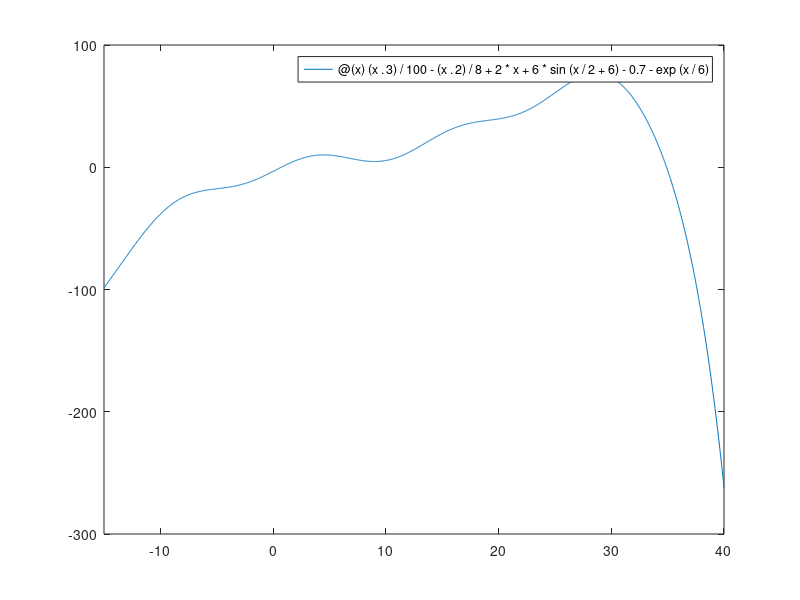

This chart was generated by the following MATLAB code: (Note: this script raises an error after producing the figure.)
%% part 2 and 3 with step 1-4
f = @(x) (x.^3)/100 - (x.^2)/8 + 2*x + 6*sin(x/2 + 6) - 0.7 - exp(x/6);
df = @(x) 3*(x.^2)/100 - x/4 + 2 + 3*cos(x/2 + 6) - exp(x/6)/6;

% where f(l) and f(r) have opposite signs
L = 0; R = 1;

% checking signs to make sure a root is inside
fprintf('f(L) = %.4f, f(R) = %.4f\n', f(L), f(R));

figure;
fplot(f, [-15 40]);     
yline(0,'--');           % horizontal line at y=0
grid on;
title('checking where roots are');
xlabel('x'); ylabel('f(x)');

% midpoint for newton start
M = (L + R)/2;

% running all mthds using new generic solvers
% step 1: saving iterates in glist1/glist2/glist3
% step 2: roots below are the reference used for errors right after
[root_bisect, itb, flagb, glist1] = bisection_solver(f, L, R, 1e-6, 1e-6, 200);
[root_newton, itn, flagn, glist2] = newton_solver(@(x) deal(f(x), df(x)), M, 1e-6, 1e-6, 100);
[root_secant, its, flags, glist3] = secant_solver(f, L, R, 1e-6, 1e-6, 100);

% printing results
fprintf('bisection root: %.6f  iters:%d flag:%d\n', root_bisect, itb, flagb);
fprintf('newton root: %.6f    iters:%d flag:%d\n', root_newton, itn, flagn);
fprintf('secant root: %.6f    iters:%d flag:%d\n', root_secant, its, flags);

% step 3: random trials to collect (xn, xn+1) pairs
rng(0);                  % fixed seed for repeatability
ntrials = 40;            % how many random runs per method

% containers for all pairs
bef_b = []; aft_b = [];
bef_n = []; aft_n = [];
bef_s = []; aft_s = [];

% bisection trials (random brackets near the same root)
for k = 1:ntrials
    a = -0.2 + 1.4*rand;           % random left in [-0.2, 1.2]
    b = a + 0.6 + 0.8*rand;        % random right at least 0.6 away
    if f(a)*f(b) > 0, continue, end

    [rk, itk, flagk, glk] = bisection_solver(f, a, b, 1e-6, 1e-6, 200);
    if flagk ~= 1 || numel(glk) < 2, continue, end

    % step 1: xn sequence lives in glk
    % step 2: error uses this run's root as reference
    ek = abs(glk - rk);

    % build (eps_n, eps_{n+1})
    bef_b = [bef_b, ek(1:end-1)];
    aft_b = [aft_b, ek(2:end)];
end

% newton trials (random single starts near the root)
for k = 1:ntrials
    x0 = -0.5 + 5.0*rand;          % random start in [-0.5, 1.5]
    [rk, itk, flagk, glk] = newton_solver(@(x) deal(f(x), df(x)), x0, 1e-6, 1e-6, 100);
    if flagk ~= 1 || numel(glk) < 2, continue, end

    ek = abs(glk - rk);
    bef_n = [bef_n, ek(1:end-1)];
    aft_n = [aft_n, ek(2:end)];
end

% secant trials (random pairs near the root)
for k = 1:ntrials
    x0 = -0.7 + 1*rand;
    x1 = -0.7 + 5.0*rand;
    if x0 == x1, x1 = x1 + 1e-3; end

    [rk, itk, flagk, glk] = secant_solver(f, x0, x1, 1e-6, 1e-6, 100);
    if flagk ~= 1 || numel(glk) < 2, continue, end

    ek = abs(glk - rk);
    bef_s = [bef_s, ek(1:end-1)];
    aft_s = [aft_s, ek(2:end)];
end

% quick check that step 3 collected data (and step 1/2/4 are in play)
fprintf('pairs collected -> bisection:%d  newton:%d  secant:%d\n', ...
    numel(bef_b), numel(bef_n), numel(bef_s));
if isempty(bef_b) || isempty(bef_n) || isempty(bef_s)
    warning('some method did not collect data correctly');
else
    disp('all methods produced data -> step 3 good');
end

%example for how to filter the error data
%currently have error_list0, error_list1, index_list
%data points to be used in the regression
bregx = []; % e_n
bregy = []; % e_{n+1}
%iterate through the collected data
for n=1:length(bef_b)
    %if the error is not too big or too small
    %and it was enough iterations into the trial...
    if bef_b(n)>1e-15 && bef_b(n)<1e-2 && ...
            aft_b(n)>1e-14 && aft_b(n)<1e-2 
        %then add it to the set of points for regression
        bregx(end+1) = bef_b(n);
        bregy(end+1) = aft_b(n);
    end
end

nregx = []; % e_n
nregy = []; % e_{n+1}
%iterate through the collected data
for n=1:length(bef_n)
    %if the error is not too big or too small
    %and it was enough iterations into the trial...
    if bef_n(n)>1e-15 && bef_n(n)<1e-2 && ...
            aft_n(n)>1e-14 && aft_n(n)<1e-2 
        %then add it to the set of points for regression
        nregx(end+1) = bef_n(n);
        nregy(end+1) = aft_n(n);
    end
end

sregx = []; % e_n
sregy = []; % e_{n+1}
%iterate through the collected data
for n=1:length(bef_s)
    %if the error is not too big or too small
    %and it was enough iterations into the trial...
    if bef_s(n)>1e-15 && bef_s(n)<1e-2 && ...
            aft_s(n)>1e-14 && aft_s(n)<1e-2 
        %then add it to the set of points for regression
        sregx(end+1) = bef_s(n);
        sregy(end+1) = aft_s(n);
    end
end

% combined plot to see all three on one figure
figure; grid on
loglog(bef_b, aft_b, 'ro', 'markerfacecolor','r', 'markersize',3)   % bisection
hold on;
loglog(bef_n, aft_n, 'go', 'markerfacecolor','g', 'markersize',3)   % newton
loglog(bef_s, aft_s, 'bo', 'markerfacecolor','b', 'markersize',3)   % secant
xlabel('\epsilon_n'); ylabel('\epsilon_{n+1}');
title('error map from random trials')
legend('bisection','newton','secant','location','best')
hold off

figure; grid on
loglog(bregx, bregy, 'ro', 'markerfacecolor','r', 'markersize',3)
hold on
loglog(nregx, nregy, 'ro', 'markerfacecolor','g', 'markersize',3)
loglog(sregx, sregy, 'ro', 'markerfacecolor','b', 'markersize',3)
[p_b, k_b] = generate_error_fit(bregx, bregy);
[p_n, k_n] = generate_error_fit(nregx, nregy);
[p_s, k_s] = generate_error_fit(sregx, sregy);
newtexp = abs(1/2)

figure
ms = glist1;                                  % step 1: xn sequence (bisection midpoints)
ms_err = abs(ms - root_bisect);               % step 2: error vs chosen reference root
bef = ms_err(1:end-1);                        % step 4: eps_n
aft = ms_err(2:end);                          % step 4: eps_{n+1}
loglog(bef, aft, "r.")                        % step 4: log-log plot of (eps_n, eps_{n+1})
loglog(bef, aft, 'ro', 'markerfacecolor','r','markersize',1);  % step 4: same points styled

function [root, it, flag, glist] = bisection_solver(f, L, R, Athresh, Bthresh, maxit)
    % part 2: bisection safeguard (make sure root is bracketed)
    if f(L)*f(R) > 0
        root = NaN; it = 0; flag = -1; % -1 = bad bracket
        return
    end
    glist = [];                             % step 1: start xn list
    % halving interval each loop
    it = 0; flag = 0;
    while (R - L)/2 > Athresh && it < maxit
        M = (L + R)/2;  
        glist(end+1) = M;                   % step 1: save iterate (midpoint)
        if abs(f(M)) < Bthresh
            root = M; flag = 1; return      % success by |f(x)| small
        end
        if f(L)*f(M) < 0
            R = M;                          % root in left half
        else
            L = M;                          % root in right hlf
        end
        it = it + 1;
    end
    root = (L + R)/2; flag = 1;             % final midpoint = root
end

function [root, it, flag, glist] = newton_solver(fun_both, x0, Athresh, Bthresh, maxit)
    % fast convergence near root
    % using slope to jump closer
    glist = [];                             % step 1: start xn list
    root = x0; it = 0; flag = 0;
    glist(end+1) = root;                    % step 1: save first guess
    [fx, dfx] = fun_both(root);
    while abs(fx) > Bthresh && it < maxit
        if dfx == 0
            flag = -2; return               % -2 = zero derivative
        end
        x_new = root - fx/dfx;              % updating step
        glist(end+1) = root;                % step 1: save iterate (kept as is)
        if abs(x_new - root) < Athresh
            root = x_new; flag = 1; return
        end
        root = x_new;
        [fx, dfx] = fun_both(root);
        it = it + 1;
    end
    flag = 1;
end

function [root, it, flag, glist] = secant_solver(f, x0, x1, Athresh, Bthresh, maxit)
    % no derivative needed
    % using secant line slope
    it = 0; flag = 0;
    f0 = f(x0); f1 = f(x1);
    glist = [];                             % step 1: start xn list
    glist(end+1) = x0;                      % step 1: save first two guesses
    glist(end+1) = x1;                      % step 1: save first two guesses
    while abs(f1) > Bthresh && it < maxit
        denom = (f1 - f0);
        if denom == 0
            root = x1; flag = -2; return    % -2 = zero denominator
        end
        x_next = x1 - f1*(x1 - x0)/denom;   % updating step
        glist(end+1) = x_next;              % step 1: save iterate
        if abs(x_next - x1) < Athresh
            root = x_next; flag = 1; return
        end
        x0 = x1; f0 = f1;
        x1 = x_next; f1 = f(x1);
        it = it + 1;
    end
    root = x1; flag = 1;
end


function [p,k] = generate_error_fit(x_regression,y_regression)
    %generate Y, X1, and X2
    %note that I use the transpose operator (’)
    %to convert the result from a row vector to a column
    %If you are copy-pasting, the ’ character may not work correctly
    Y = log(y_regression)';
    X1 = log(x_regression)';
    X2 = ones(length(X1),1);
    %run the regression
    coeff_vec = regress(Y,[X1,X2]);
    %pull out the coefficients from the fit
    p = coeff_vec(1);
    k = exp(coeff_vec(2));
end


% part 3 changes compared to part 2
% step 1
% kept saving iterates in glist for each method to capture xn sequence
% no refactor of solvers just made sure glist is recorded every iteration
%
% step 2
% still use the computed root from each run as the error reference
% errors are built as abs(xn - root) for each run
%
% step 3
% added random trials using rand to generate many starts and brackets near the root
% bisection uses random a and b with opposite signs
% newton uses random x0
% secant uses random x0 and x1
% only keep successful runs where flag is 1 and at least two iterates exist
% collect eps_n and eps_n+1 pairs by concatenating across trials
% added rng(0) for repeatability
%
% step 4
% built eps_n and eps_n+1 from the saved glist values
% made loglog plots of eps_n and eps_n+1 to visualize convergence order
% kept plotting style simple to match earlier code


% part 3 additions summary
% added rng(0) so results are repeatable when using random brackets/starts
% added ntrials loop to run many random bisection newton and secant trials
% for each trial collected the iterate list glk and built errors |xn - root|
% concatenated errors across trials to build large arrays of eps_n eps_n+1
% printed how many pairs each method produced as a quick sanity check
% added a combined plot with loglog axes to compare convergence visually
% red = bisection (linear slope ~1)
% green = newton (quadratic slope ~2)
% blue = secant (superlinear slope ~1.6)
% seeing a diagonal cluster for each color means step 3 is working
% bisection gives the most points since it takes more iterations
% newton converges fastest so has fewer points but a steeper slope
% secant sits between bisection and newton in both point count and slope


% note on random trial ranges
% a and b are picked near the root so bisection brackets the same root every time
% interval length kept between 0.6 and 1.4 so it is not too small or too wide
% newton x0 is picked near the root so we see convergence but avoid wrong root
% secant uses two starts in same range and forces x0 ≠ x1 to avoid division by zero
% these ranges give enough variation to get good error pairs without solver failure
